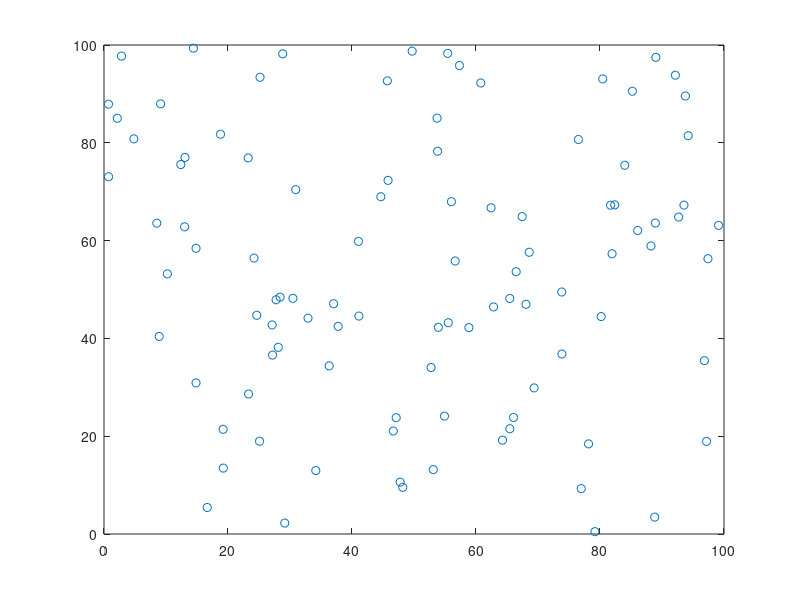

This figure's MATLAB source:
clear all; clc;

filename = "data.dat";
r = 100*rand(100,2);
save("-ascii", filename, "r");

rr = load("-ascii", filename);
plot(rr(:,1), rr(:,2), 'o');

fp = fopen(filename, "r");
while (l = fgetl(fp)) != -1
  fprintf("%s\n", l);
endwhile
fclose(fp);
